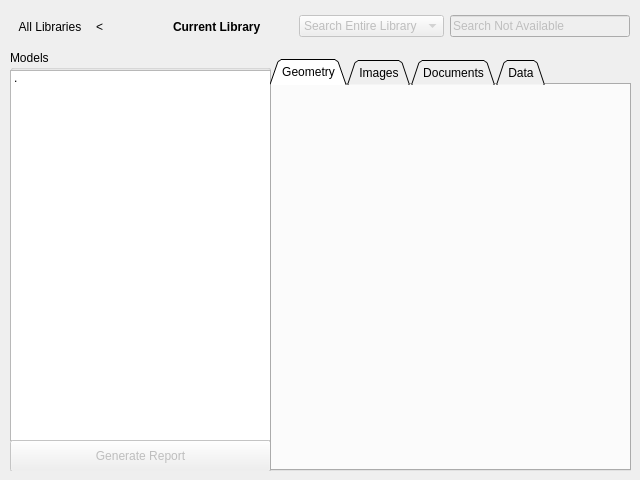
<?xml version="1.0" encoding="UTF-8"?>
<ui version="4.0">
 <class>library</class>
 <widget class="QWidget" name="library">
  <property name="geometry">
   <rect>
    <x>0</x>
    <y>0</y>
    <width>640</width>
    <height>480</height>
   </rect>
  </property>
  <property name="minimumSize">
   <size>
    <width>640</width>
    <height>480</height>
   </size>
  </property>
  <property name="maximumSize">
   <size>
    <width>640</width>
    <height>480</height>
   </size>
  </property>
  <property name="windowTitle">
   <string>Form</string>
  </property>
  <widget class="QGroupBox" name="groupBox">
   <property name="geometry">
    <rect>
     <x>10</x>
     <y>50</y>
     <width>261</width>
     <height>421</height>
    </rect>
   </property>
   <property name="title">
    <string>Models</string>
   </property>
   <property name="flat">
    <bool>false</bool>
   </property>
   <widget class="QListWidget" name="listWidget">
    <property name="geometry">
     <rect>
      <x>0</x>
      <y>20</y>
      <width>261</width>
      <height>371</height>
     </rect>
    </property>
    <item>
     <property name="text">
      <string>.</string>
     </property>
    </item>
   </widget>
   <widget class="QPushButton" name="generateReport">
    <property name="enabled">
     <bool>false</bool>
    </property>
    <property name="geometry">
     <rect>
      <x>0</x>
      <y>390</y>
      <width>261</width>
      <height>32</height>
     </rect>
    </property>
    <property name="text">
     <string>Generate Report</string>
    </property>
   </widget>
  </widget>
  <widget class="QTabWidget" name="tabWidget">
   <property name="geometry">
    <rect>
     <x>270</x>
     <y>59</y>
     <width>361</width>
     <height>412</height>
    </rect>
   </property>
   <property name="tabShape">
    <enum>QTabWidget::Triangular</enum>
   </property>
   <property name="currentIndex">
    <number>0</number>
   </property>
   <property name="elideMode">
    <enum>Qt::ElideMiddle</enum>
   </property>
   <widget class="QWidget" name="geometryTab">
    <attribute name="title">
     <string>Geometry</string>
    </attribute>
    <widget class="QWidget" name="gridLayoutWidget">
     <property name="geometry">
      <rect>
       <x>0</x>
       <y>0</y>
       <width>351</width>
       <height>381</height>
      </rect>
     </property>
     <layout class="QGridLayout" name="geometryGrid"/>
    </widget>
   </widget>
   <widget class="QWidget" name="imagesTab">
    <attribute name="title">
     <string>Images</string>
    </attribute>
    <widget class="QWidget" name="gridLayoutWidget_4">
     <property name="geometry">
      <rect>
       <x>0</x>
       <y>0</y>
       <width>351</width>
       <height>381</height>
      </rect>
     </property>
     <layout class="QGridLayout" name="imagesGrid"/>
    </widget>
   </widget>
   <widget class="QWidget" name="documentsTab">
    <attribute name="title">
     <string>Documents</string>
    </attribute>
    <widget class="QWidget" name="gridLayoutWidget_3">
     <property name="geometry">
      <rect>
       <x>0</x>
       <y>0</y>
       <width>351</width>
       <height>381</height>
      </rect>
     </property>
     <layout class="QGridLayout" name="documentsGrid"/>
    </widget>
   </widget>
   <widget class="QWidget" name="dataTab">
    <attribute name="title">
     <string>Data</string>
    </attribute>
    <widget class="QWidget" name="gridLayoutWidget_2">
     <property name="geometry">
      <rect>
       <x>0</x>
       <y>0</y>
       <width>351</width>
       <height>381</height>
      </rect>
     </property>
     <layout class="QGridLayout" name="dataGrid"/>
    </widget>
   </widget>
  </widget>
  <widget class="QWidget" name="">
   <property name="geometry">
    <rect>
     <x>10</x>
     <y>10</y>
     <width>251</width>
     <height>34</height>
    </rect>
   </property>
   <layout class="QHBoxLayout" name="horizontalLayout">
    <item>
     <widget class="QPushButton" name="allLibraries">
      <property name="text">
       <string>All Libraries</string>
      </property>
      <property name="flat">
       <bool>true</bool>
      </property>
     </widget>
    </item>
    <item>
     <widget class="QLabel" name="label">
      <property name="text">
       <string>&lt;</string>
      </property>
      <property name="alignment">
       <set>Qt::AlignLeading|Qt::AlignLeft|Qt::AlignVCenter</set>
      </property>
     </widget>
    </item>
    <item>
     <widget class="QLabel" name="currentLibrary">
      <property name="font">
       <font>
        <bold>true</bold>
       </font>
      </property>
      <property name="text">
       <string>Current Library</string>
      </property>
     </widget>
    </item>
   </layout>
  </widget>
  <widget class="QWidget" name="">
   <property name="geometry">
    <rect>
     <x>299</x>
     <y>10</y>
     <width>331</width>
     <height>32</height>
    </rect>
   </property>
   <layout class="QHBoxLayout" name="horizontalLayout_2">
    <item>
     <widget class="QComboBox" name="searchDropDown">
      <property name="enabled">
       <bool>false</bool>
      </property>
      <item>
       <property name="text">
        <string>Search Entire Library</string>
       </property>
      </item>
     </widget>
    </item>
    <item>
     <widget class="QLineEdit" name="searchInput">
      <property name="enabled">
       <bool>false</bool>
      </property>
      <property name="text">
       <string>Search Not Available</string>
      </property>
     </widget>
    </item>
   </layout>
  </widget>
 </widget>
 <resources/>
 <connections/>
</ui>
